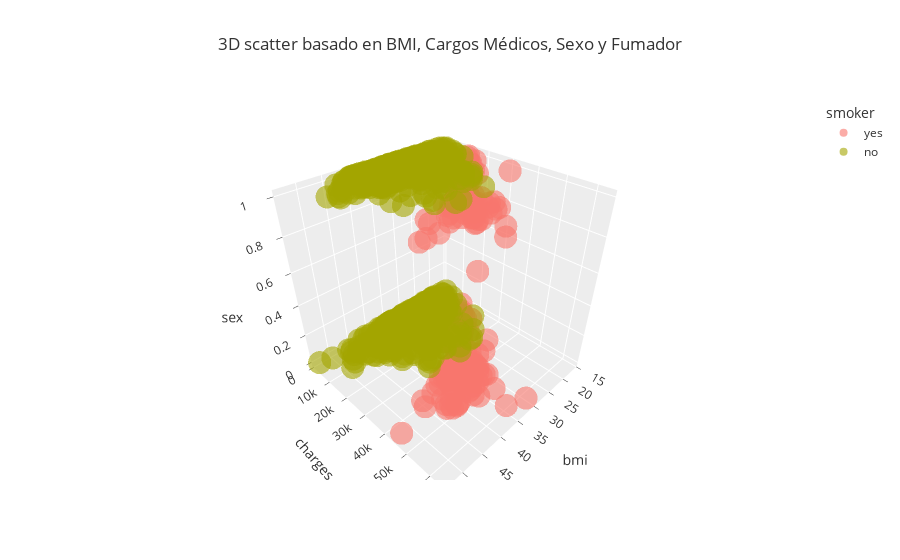

The cell this chart's notebook holds for it:
### Markdown cell above
## 4.3 Analisis Multivariable

### Code cell
fig = px.scatter_3d(
    data_frame=df,
    x='bmi',
    y='charges',
    z='sex',
    color='smoker',
    template='ggplot2',
    opacity=0.6,
    height=700,
    title=f'3D scatter basado en BMI, Cargos Médicos, Sexo y Fumador'
)

pio.show(fig)

### Figure 1 — Plotly figure (JSON) as saved in the notebook; plotly's stock layout.template omitted (floating-point values rounded to 4 significant figures; data arrays with more than 128 entries replaced by an {"elided": "..."} marker saying what was removed)
{"data": [{"hovertemplate": "smoker=yes<br>bmi=%{x}<br>charges=%{y}<br>sex=%{z}<extra></extra>", "legendgroup": "yes", "marker": {"color": "#F8766D", "opacity": 0.6, "symbol": "circle"}, "mode": "markers", "name": "yes", "scene": "scene", "showlegend": true, "type": "scatter3d", "x": {"elided": "274 float values"}, "y": {"elided": "274 float values"}, "z": {"elided": "274 int values"}}, {"hovertemplate": "smoker=no<br>bmi=%{x}<br>charges=%{y}<br>sex=%{z}<extra></extra>", "legendgroup": "no", "marker": {"color": "#A3A500", "opacity": 0.6, "symbol": "circle"}, "mode": "markers", "name": "no", "scene": "scene", "showlegend": true, "type": "scatter3d", "x": {"elided": "1064 float values"}, "y": {"elided": "1064 float values"}, "z": {"elided": "1064 int values"}}], "layout": {"autosize": true, "legend": {"title": {"text": "smoker"}, "tracegroupgap": 0}, "scene": {"aspectmode": "auto", "aspectratio": {"x": 1, "y": 1, "z": 1}, "domain": {"x": [0, 1], "y": [0, 1]}, "xaxis": {"title": {"text": "bmi"}, "type": "linear"}, "yaxis": {"title": {"text": "charges"}, "type": "linear"}, "zaxis": {"title": {"text": "sex"}, "type": "linear"}}, "title": {"text": "3D scatter basado en BMI, Cargos Médicos, Sexo y Fumador"}}}
